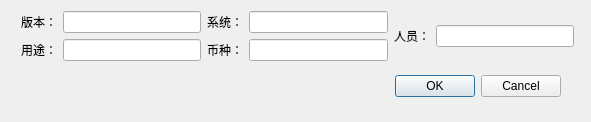
<?xml version="1.0" encoding="UTF-8"?>
<ui version="4.0">
 <class>ConfigDialog</class>
 <widget class="QDialog" name="ConfigDialog">
  <property name="geometry">
   <rect>
    <x>0</x>
    <y>0</y>
    <width>591</width>
    <height>122</height>
   </rect>
  </property>
  <property name="windowTitle">
   <string>Dialog</string>
  </property>
  <widget class="QDialogButtonBox" name="buttonBox">
   <property name="geometry">
    <rect>
     <x>390</x>
     <y>70</y>
     <width>171</width>
     <height>32</height>
    </rect>
   </property>
   <property name="orientation">
    <enum>Qt::Horizontal</enum>
   </property>
   <property name="standardButtons">
    <set>QDialogButtonBox::Cancel|QDialogButtonBox::Ok</set>
   </property>
  </widget>
  <widget class="QWidget" name="">
   <property name="geometry">
    <rect>
     <x>21</x>
     <y>10</y>
     <width>553</width>
     <height>52</height>
    </rect>
   </property>
   <layout class="QGridLayout" name="gridLayout">
    <item row="0" column="0">
     <layout class="QHBoxLayout" name="horizontalLayout">
      <item>
       <layout class="QVBoxLayout" name="verticalLayout_2">
        <item>
         <widget class="QLabel" name="lab_url">
          <property name="text">
           <string>版本：</string>
          </property>
         </widget>
        </item>
        <item>
         <widget class="QLabel" name="lab_url_2">
          <property name="text">
           <string>用途：</string>
          </property>
         </widget>
        </item>
       </layout>
      </item>
      <item>
       <layout class="QVBoxLayout" name="verticalLayout">
        <item>
         <widget class="QLineEdit" name="lineEdit_version"/>
        </item>
        <item>
         <widget class="QLineEdit" name="lineEdit_logic"/>
        </item>
       </layout>
      </item>
     </layout>
    </item>
    <item row="0" column="1">
     <layout class="QHBoxLayout" name="horizontalLayout_2">
      <item>
       <layout class="QVBoxLayout" name="verticalLayout_3">
        <item>
         <widget class="QLabel" name="lab_privkey">
          <property name="text">
           <string>系统：</string>
          </property>
         </widget>
        </item>
        <item>
         <widget class="QLabel" name="lab_url_3">
          <property name="text">
           <string>币种：</string>
          </property>
         </widget>
        </item>
       </layout>
      </item>
      <item>
       <layout class="QVBoxLayout" name="verticalLayout_4">
        <item>
         <widget class="QLineEdit" name="lineEdit_sys">
          <property name="readOnly">
           <bool>false</bool>
          </property>
         </widget>
        </item>
        <item>
         <widget class="QLineEdit" name="lineEdit_coin"/>
        </item>
       </layout>
      </item>
     </layout>
    </item>
    <item row="0" column="2">
     <layout class="QHBoxLayout" name="horizontalLayout_3">
      <item>
       <widget class="QLabel" name="lab_pubkey">
        <property name="text">
         <string>人员：</string>
        </property>
       </widget>
      </item>
      <item>
       <widget class="QLineEdit" name="lineEdit_user">
        <property name="readOnly">
         <bool>false</bool>
        </property>
       </widget>
      </item>
     </layout>
    </item>
   </layout>
  </widget>
 </widget>
 <resources/>
 <connections/>
</ui>
